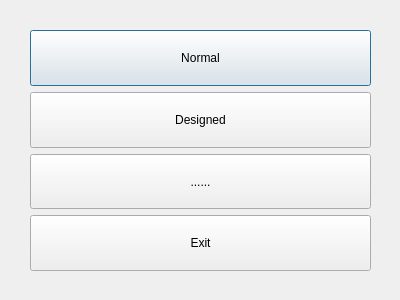
<?xml version="1.0" encoding="UTF-8"?>
<ui version="4.0">
 <class>mode_choice</class>
 <widget class="QDialog" name="mode_choice">
  <property name="geometry">
   <rect>
    <x>0</x>
    <y>0</y>
    <width>400</width>
    <height>300</height>
   </rect>
  </property>
  <property name="windowTitle">
   <string>Dialog</string>
  </property>
  <widget class="QWidget" name="verticalLayoutWidget">
   <property name="geometry">
    <rect>
     <x>30</x>
     <y>30</y>
     <width>341</width>
     <height>241</height>
    </rect>
   </property>
   <layout class="QVBoxLayout" name="verticalLayout">
    <property name="sizeConstraint">
     <enum>QLayout::SetDefaultConstraint</enum>
    </property>
    <item>
     <widget class="QPushButton" name="modeButton_Normal">
      <property name="sizePolicy">
       <sizepolicy hsizetype="Minimum" vsizetype="Preferred">
        <horstretch>0</horstretch>
        <verstretch>0</verstretch>
       </sizepolicy>
      </property>
      <property name="text">
       <string>Normal</string>
      </property>
     </widget>
    </item>
    <item>
     <widget class="QPushButton" name="modeButton_Designed">
      <property name="sizePolicy">
       <sizepolicy hsizetype="Minimum" vsizetype="Preferred">
        <horstretch>0</horstretch>
        <verstretch>0</verstretch>
       </sizepolicy>
      </property>
      <property name="text">
       <string>Designed</string>
      </property>
     </widget>
    </item>
    <item>
     <widget class="QPushButton" name="pushButton_3">
      <property name="sizePolicy">
       <sizepolicy hsizetype="Minimum" vsizetype="Preferred">
        <horstretch>0</horstretch>
        <verstretch>0</verstretch>
       </sizepolicy>
      </property>
      <property name="text">
       <string>......</string>
      </property>
     </widget>
    </item>
    <item>
     <widget class="QPushButton" name="modeButton_Exit">
      <property name="sizePolicy">
       <sizepolicy hsizetype="Preferred" vsizetype="Preferred">
        <horstretch>0</horstretch>
        <verstretch>0</verstretch>
       </sizepolicy>
      </property>
      <property name="text">
       <string>Exit</string>
      </property>
     </widget>
    </item>
   </layout>
  </widget>
 </widget>
 <resources/>
 <connections/>
</ui>
